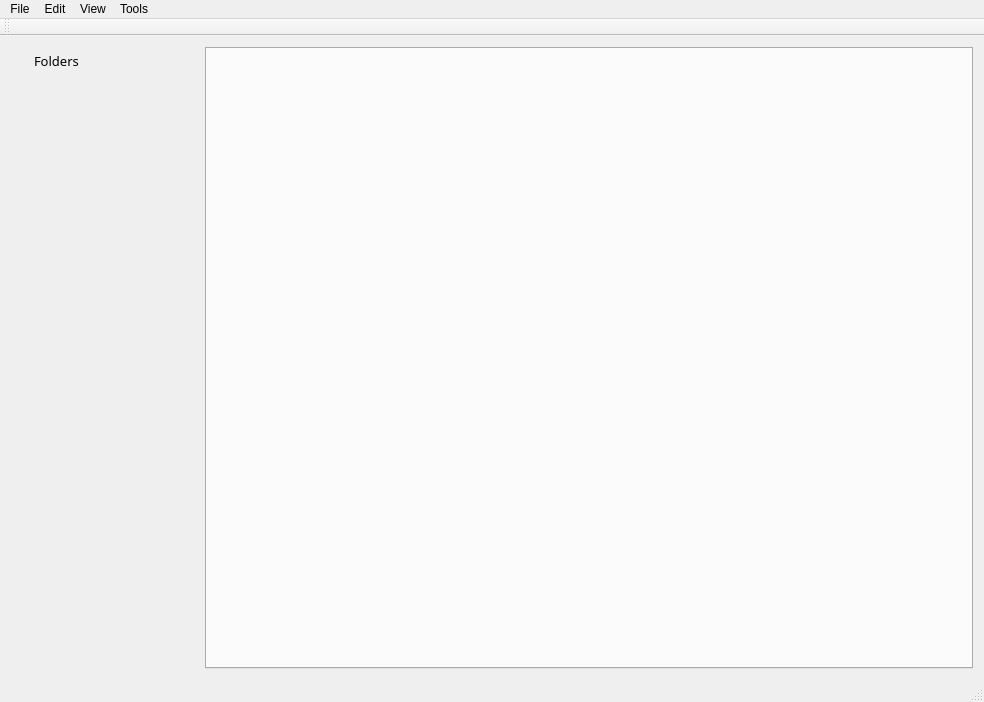
<?xml version="1.0" encoding="UTF-8"?>
<ui version="4.0">
 <class>QtWidgetsApplication3Class</class>
 <widget class="QMainWindow" name="QtWidgetsApplication3Class">
  <property name="geometry">
   <rect>
    <x>0</x>
    <y>0</y>
    <width>984</width>
    <height>702</height>
   </rect>
  </property>
  <property name="windowTitle">
   <string>QtWidgetsApplication3</string>
  </property>
  <property name="styleSheet">
   <string notr="true">QMainWindow {
	padding: 0;
	margin: 0;
}</string>
  </property>
  <widget class="QWidget" name="centralWidget">
   <layout class="QFormLayout" name="formLayout">
    <item row="0" column="0" colspan="2">
     <layout class="QHBoxLayout" name="horizontalLayout" stretch="1,4">
      <property name="spacing">
       <number>2</number>
      </property>
      <item>
       <layout class="QVBoxLayout" name="verticalLayout">
        <item>
         <widget class="QLabel" name="folderLabel">
          <property name="font">
           <font>
            <family>Roboto Mono Medium</family>
            <pointsize>10</pointsize>
           </font>
          </property>
          <property name="styleSheet">
           <string notr="true">#folderLabel {
	padding: 5px 20px;
}</string>
          </property>
          <property name="text">
           <string>Folders</string>
          </property>
         </widget>
        </item>
        <item>
         <widget class="QTreeView" name="folderTreeView">
          <property name="styleSheet">
           <string notr="true">#folderTreeView {
	border: none;
	background: transparent;
}</string>
          </property>
         </widget>
        </item>
       </layout>
      </item>
      <item>
       <widget class="FileTabWidget" name="fileTabs">
        <property name="font">
         <font>
          <family>Roboto Mono Medium</family>
          <pointsize>8</pointsize>
         </font>
        </property>
        <property name="currentIndex">
         <number>-1</number>
        </property>
       </widget>
      </item>
     </layout>
    </item>
   </layout>
  </widget>
  <widget class="QMenuBar" name="menuBar">
   <property name="geometry">
    <rect>
     <x>0</x>
     <y>0</y>
     <width>984</width>
     <height>21</height>
    </rect>
   </property>
   <widget class="QMenu" name="menuFile">
    <property name="title">
     <string>File</string>
    </property>
    <addaction name="actionNew"/>
    <addaction name="actionExit"/>
   </widget>
   <widget class="QMenu" name="menuEdit">
    <property name="title">
     <string>Edit</string>
    </property>
   </widget>
   <widget class="QMenu" name="menuView">
    <property name="title">
     <string>View</string>
    </property>
   </widget>
   <widget class="QMenu" name="menuTools">
    <property name="title">
     <string>Tools</string>
    </property>
   </widget>
   <addaction name="menuFile"/>
   <addaction name="menuEdit"/>
   <addaction name="menuView"/>
   <addaction name="menuTools"/>
  </widget>
  <widget class="QToolBar" name="mainToolBar">
   <attribute name="toolBarArea">
    <enum>TopToolBarArea</enum>
   </attribute>
   <attribute name="toolBarBreak">
    <bool>false</bool>
   </attribute>
  </widget>
  <widget class="QStatusBar" name="statusBar"/>
  <action name="actionExit">
   <property name="text">
    <string>Exit</string>
   </property>
  </action>
  <action name="actionNew">
   <property name="text">
    <string>New</string>
   </property>
  </action>
 </widget>
 <layoutdefault spacing="6" margin="11"/>
 <customwidgets>
  <customwidget>
   <class>FileTabWidget</class>
   <extends>QTabWidget</extends>
   <header>FileTabWidget.h</header>
   <container>1</container>
  </customwidget>
 </customwidgets>
 <resources>
  <include location="QtWidgetsApplication3.qrc"/>
 </resources>
 <connections/>
</ui>
